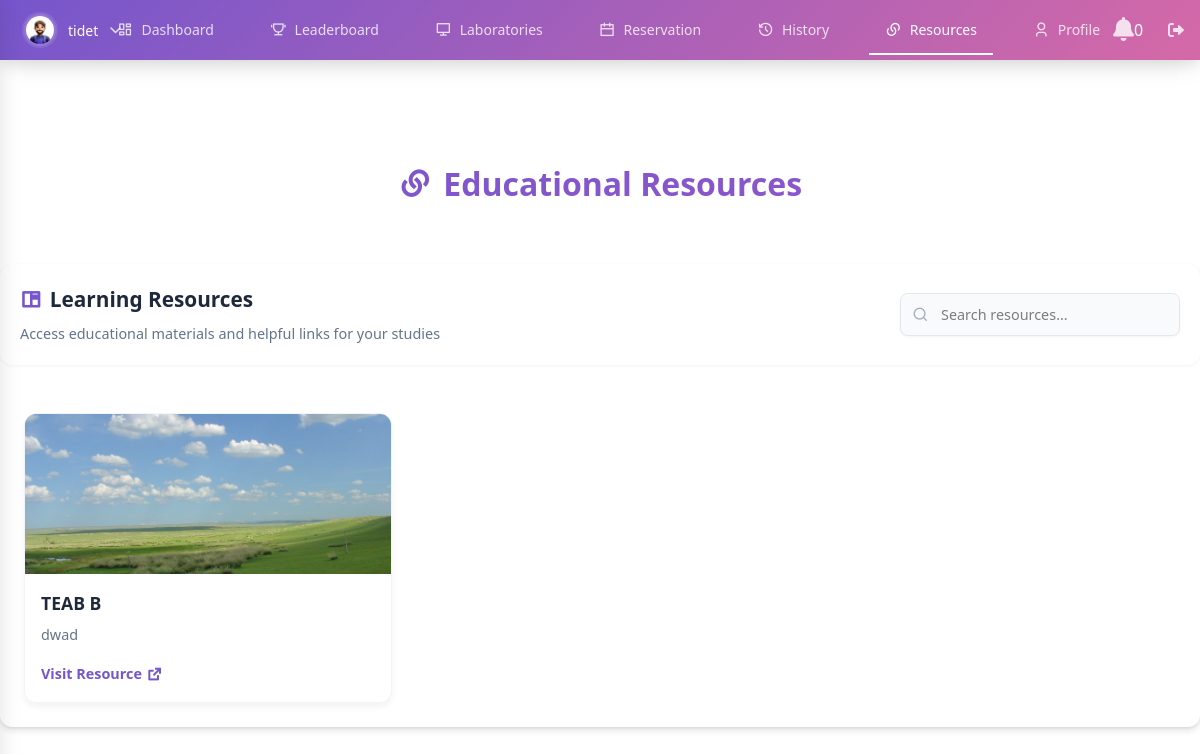
Page /view/student-resources.php (signed in) on the committed database.
### tables this page shows
CREATE TABLE `resources` (
  `id` int(11) NOT NULL,
  `name` varchar(255) NOT NULL,
  `description` text NOT NULL,
  `image` varchar(255) DEFAULT NULL,
  `link` varchar(255) NOT NULL,
  `created_at` timestamp NOT NULL DEFAULT current_timestamp(),
  `updated_at` timestamp NULL DEFAULT NULL ON UPDATE current_timestamp()
);

### view/student-resources.php (the view, shortened to what this page needs)
<?php
require_once '../config/db_connect.php';
$resources = [];
$query = "SELECT * FROM resources ORDER BY created_at DESC";
$result = $conn->query($query);
if ($result) {
    while ($row = $result->fetch_assoc()) {
        $resources[] = $row;
    }
}
?>
<!DOCTYPE html>
<html lang="en">
<head>
    <link rel="stylesheet" href="../assets/css/styles.css">
    <link rel="stylesheet" href="../assets/css/admin.css">
    <link rel="stylesheet" href="https://cdnjs.cloudflare.com/ajax/libs/font-awesome/6.0.0/css/all.min.css">
    <link rel="stylesheet" href="https://cdnjs.cloudflare.com/ajax/libs/remixicon/4.6.0/remixicon.css">
    <script src="https://unpkg.com/@tailwindcss/browser@4"></script>
</head>
<body>
    <div class="nav-container">
        <div class="nav-wrapper">
            <div class="nav-profile">
                <div class="profile-trigger" id="profile-trigger">
                    <img src="<?php echo isset($_SESSION['profile_image']) ? htmlspecialchars($_SESSION['profile_image']) : '../assets/images/logo/AVATAR.png'; ?>"
                         alt="Profile">
                    <span class="username"><?php echo htmlspecialchars($_SESSION['username']); ?></span>
                    <i class="fas fa-chevron-down"></i>
                </div>
            </div>
            <nav class="nav-links">
                <a href="dashboard.php" class="nav-link">
                    <i class="ri-dashboard-line"></i>
                    <span>Dashboard</span>
                </a>
                <a href="student_leaderboard.php" class="nav-link">
                    <i class="ri-trophy-line"></i>
                    <span>Leaderboard</span>
                </a>
                <a href="student_laboratories.php" class="nav-link">
                    <i class="ri-computer-line"></i>
                    <span>Laboratories</span>
                </a>
                <a href="reservation.php" class="nav-link">
                    <i class="ri-calendar-line"></i>
                    <span>Reservation</span>
                </a>
                <a href="history.php" class="nav-link">
                    <i class="ri-history-line"></i>
                    <span>History</span>
                </a>
                <a href="student-resources.php" class="nav-link active">
                    <i class="ri-links-line"></i>
                    <span>Resources</span>
                </a>
                <a href="profile.php" class="nav-link">
                    <i class="ri-user-3-line"></i>
                    <span>Profile</span>
                </a>
            </nav>
            <div class="nav-actions">
                <div class="notification-icon">
                    <a href="#" class="action-link" id="notification-toggle">
                        <i class="fas fa-bell"></i>
                    </a>
                    <span class="notification-badge" id="notification-badge">0</span>
                </div>
                <a href="../auth/logout.php" class="action-link">
                    <i class="fas fa-sign-out-alt"></i>
                </a>
            </div>
        </div>
    </div>
    <div class="content-wrapper">
        <div class="dashboard-header">
            <div class="dashboard-title">
                <i class="ri-links-line"></i>
                <span>Educational Resources</span>
            </div>
        </div>
        <div class="table-wrapper">
            <div class="container-header">
                <div class="header-content">
                    <div class="header-left">
                        <h2><i class="ri-book-read-line"></i> Learning Resources</h2>
                        <p>Access educational materials and helpful links for your studies</p>
                    </div>
                    <div class="header-right">
                        <div class="search-container">
                            <input type="text" id="searchInput" class="search-input" placeholder="Search resources...">
                            <span class="search-icon">
                            </span>
                        </div>
                    </div>
                </div>
            </div>
            <div class="resources-grid" id="resources-container">
                <?php if (empty($resources)): ?>
                <div class="empty-state-content col-span-full">
                    <i class="ri-book-read-line"></i>
                    <p>No resources available at the moment. Check back later!</p>
                </div>
                <?php else: ?>
                    <?php foreach ($resources as $resource): ?>
                    <div class="resource-card" onclick="window.open('<?php echo htmlspecialchars($resource['link']); ?>', '_blank')">
                        <div class="resource-image">
                            <?php if (!empty($resource['image'])): ?>
                            <img src="<?php echo '../' . htmlspecialchars($resource['image']); ?>" alt="<?php echo htmlspecialchars($resource['name']); ?>">
                            <?php endif; ?>
                        </div>
                        <div class="resource-content">
                            <h3 class="resource-title"><?php echo htmlspecialchars($resource['name']); ?></h3>
                            <p class="resource-description"><?php echo htmlspecialchars($resource['description']); ?></p>
                            <div class="resource-actions">
                                <a href="<?php echo htmlspecialchars($resource['link']); ?>" class="resource-link" target="_blank">
                                    Visit Resource <i class="ri-external-link-line"></i>
                                </a>
                            </div>
                        </div>
                    </div>
                    <?php endforeach; ?>
                <?php endif; ?>
            </div>
        </div>
    </div>
</body>
</html>

### assets/css/styles.css (style rules this page uses)
:root { --primary-color: rgba(117,86,204,1); --secondary-color: rgba(213,105,167,1); --nav-height: 60px; }
body { font-family: 'Segoe UI', Tahoma, Geneva, Verdana, sans-serif; margin: 0; padding: 0; min-height: 100vh; background-color: #ffffff; }
.nav-container { margin: 0 auto; width: 100%; position: fixed; top: 0; background: linear-gradient(135deg, var(--primary-color), var(--secondary-color)); z-index: 1000; color: white; box-shadow: 0 4px 15px rgba(0, 0, 0, 0.1), 0 8px 30px -5px rgba(0, 0, 0, 0.1); }
.nav-container a { color: rgba(255, 255, 255, 0.8); }
.nav-container .profile-trigger { transition: all 0.3s ease; }
.nav-container .profile-trigger img { box-shadow: 0 0 0 2px rgba(255, 255, 255, 0.1); }
.nav-wrapper { max-width: 1650px; margin: 0 auto; display: flex; justify-content: space-between; align-items: center; padding: 0 1rem; height: var(--nav-height); }
.nav-profile { flex: 1; }
.profile-trigger { display: flex; align-items: center; gap: 0.75rem; cursor: pointer; padding: 0.5rem; border-radius: 0.5rem; transition: background-color 0.2s; }
.profile-trigger img { width: 2rem; height: 2rem; border-radius: 50%; object-fit: cover; border: 2px solid rgba(255, 255, 255, 0.2); }
.profile-trigger .username { color: white; font-size: 0.875rem; font-weight: 500; }
.profile-trigger i { color: rgba(255, 255, 255, 0.8); font-size: 0.75rem; }
.nav-links { display: flex; gap: 1.5rem; align-items: center; }
.nav-link { display: flex; align-items: center; gap: 0.5rem; padding: 0.75rem 1rem; color: rgba(255, 255, 255, 0.8); text-decoration: none; font-weight: 500; font-size: 0.875rem; border-bottom: 2px solid transparent; transition: all 0.2s; }
.nav-link.active { color: white; border-bottom-color: white; }
.nav-link i { font-size: 1rem; }
.nav-actions { flex: 1; display: flex; justify-content: flex-end; gap: 1rem; }
.action-link { color: rgba(255, 255, 255, 0.8); padding: 0rem; border-radius: 0.5rem; transition: all 0.2s; }

### assets/css/admin.css (style rules this page uses)
.dashboard-header { margin-top: 5rem; margin-bottom: 2rem; background: linear-gradient(135deg, #7556cc 0%, #9556cc 100%); -webkit-background-clip: text; background-clip: text; -webkit-text-fill-color: transparent; padding-bottom: 1rem; text-align: center; }
.dashboard-title { font-size: 2rem; font-weight: 700; color: #7556cc !important; margin-bottom: 0.5rem; display: inline-flex; align-items: center; gap: 0.75rem; }

### rows in the picture
resources: image (picture), name "TEAB B", description "dwad"

### other values in the picture
$_SESSION['username'] "tidet"
